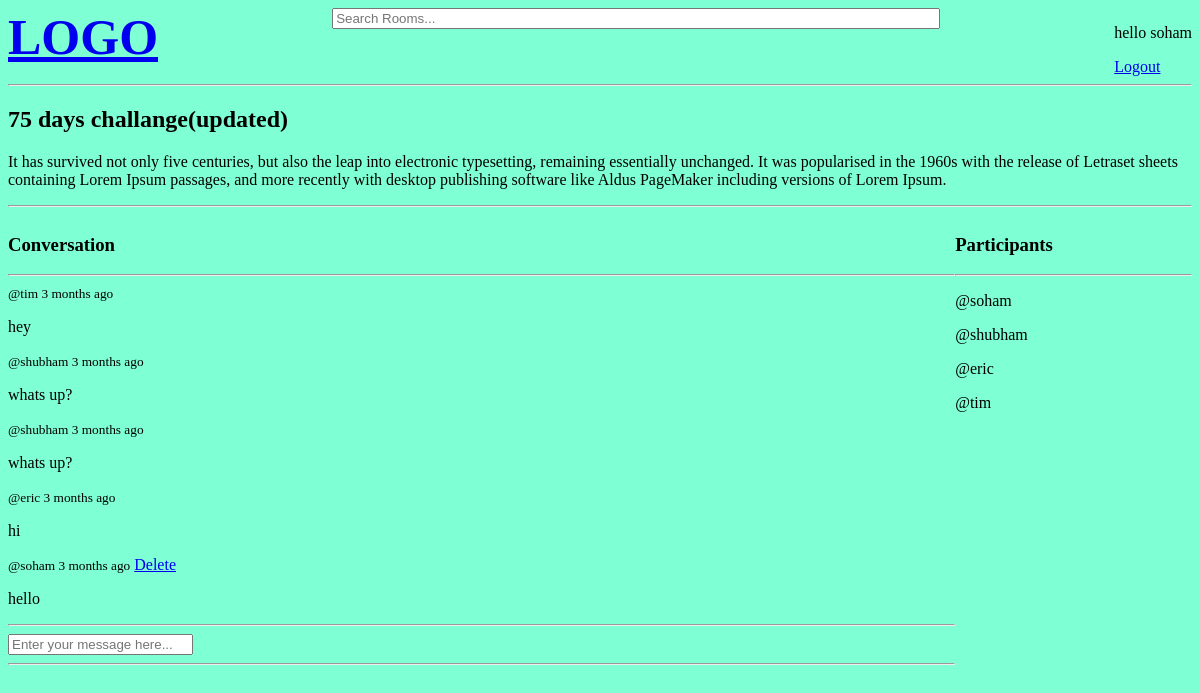
/room/2/ (signed in), run on the app's committed database.
### base/models.py (models this page shows, shortened)
class Room(models.Model):
    host = models.ForeignKey(User, on_delete=models.SET_NULL, null= True)
    topic = models.ForeignKey(Topic , on_delete=models.SET_NULL, null= True)
    name = models.CharField(max_length= 200)
    description = models.TextField(null=True, blank=True)
    participants = models.ManyToManyField(User, related_name='participants')
    updated = models.DateTimeField(auto_now=True)
    created = models.DateTimeField(auto_now_add=True)
    class Meta ():
        ordering = ['-updated', '-created']

class Message(models.Model):
    user = models.ForeignKey(User, on_delete=models.deletion.CASCADE)
    Room = models.ForeignKey(Room, on_delete=models.deletion.CASCADE)
    body = models.TextField()
    updated = models.DateTimeField(auto_now=True)
    created = models.DateTimeField(auto_now_add=True)
    class Meta ():
        ordering = ['-updated', '-created']

### base/views.py (the view, shortened to what this page needs)
# urls.py: path('room/<int:pk>/', views.room, name='room'),
def room(request, pk):
    room = Room.objects.get(id=pk)
    room_messages = room.message_set.all()
    participants = room.participants.all()
    context = {
        'room' : room,
        'room_messages': room_messages,
        'participants': participants,
    }
    return render(request, 'base/room.html', context)

### base/templates/base/room.html (shortened to what this page needs)
{% extends 'main.html' %}
{% block content %}
<h2>{{room.name}}</h2>
<p>
    {{room.description}}
</p>
<hr>
<div class="room-container">
    <div>
        <div class="conversation-rapper">
            <h3>Conversation</h3>
            <hr>
            {% for message in room_messages %}
                <div>
                    <small>@{{ message.user }} {{message.created|timesince}} ago</small>
                    {% if message.user == request.user %}
                        <a href="{% url 'delete-message' message.id %}">Delete</a>
                    {% endif %}
                    <p>
                        {{message.body}}
                    </p>
                </div>
            {% endfor %}
            <hr>
        </div>
        {% if request.user.is_authenticated %}
        <div class="comment-form">
            <form method="POST" action="">
                <input type="text" name="body" placeholder="Enter your message here...">
            </form>
            <hr>
        </div>
    </div>
    <div>
        <h3>Participants</h3>
        <hr>
        {% for user in participants %}
            <div>
                <p>@{{user.username}}</p>
            </div>
        {% endfor %}
    </div>
</div>
{% endif %}
{% endblock %}

### templates/navbar.html (shortened to what this page needs)
<div class="nav-container">
<div>
    <a href="/" id="logo">
        <b>LOGO</b>
    </a>
</div>
<div>
    <form method = 'GET' action="{% url 'home' %}">
        <input type="text" name="q" placeholder="Search Rooms..." id="searchBar"/>
    </form>
</div>
<div>
    {% if request.user.is_authenticated %}
    <p>hello {{ request.user }}</p>
    <a href="{% url 'logout-page'%}">Logout</a>
    {% else %}
    <a href="{% url 'login-page'%}">Login</a>
    {% endif %}
</div>
</div>
<hr>

### static/style/main.css (style rules this page uses)
body { background-color: aquamarine; }

### templates/navbar.html (style rules this page uses)
.nav-container { display: flex; justify-content: space-between; }
#logo { text-size-adjust: 200px; font-size: 50px; }
#searchBar { width: 50vw; }

### base/templates/base/room.html (style rules this page uses)
.room-container { display: grid; grid-template-columns: 4fr 1fr; }

### data on the page
Room: name "75 days challange(updated)", description "It has survived not only five centuries, but also the leap into electronic typesetting, remaining essentially unchanged. It was popularised in the 1960s with the release of Letraset sheets containing Lorem Ipsum passages, and more recently with desktop publishing software like Aldus PageMaker including versions of Lorem Ipsum."
Message: user "tim", created "3 months", body "hey"
Message: user "shubham", created "3 months", body "whats up?"
Message: user "shubham", created "3 months", body "whats up?"
Message: user "eric", created "3 months", body "hi"
Message: user "soham", created "3 months", shows "Delete", body "hello"

### other printed values
{{ request.user }} "soham"
{{ user.username }} "soham"
{{ user.username }} "shubham"
{{ user.username }} "eric"
{{ user.username }} "tim"
